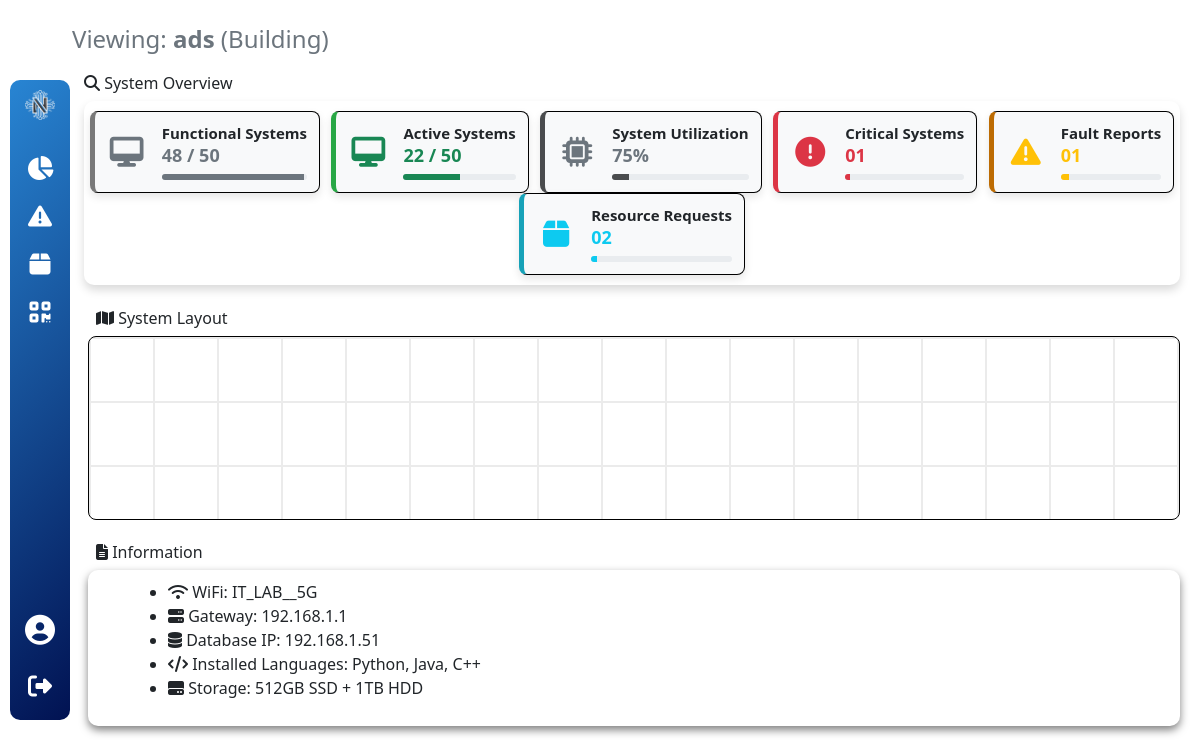
The page /layout/1/ on the database as committed earlier.
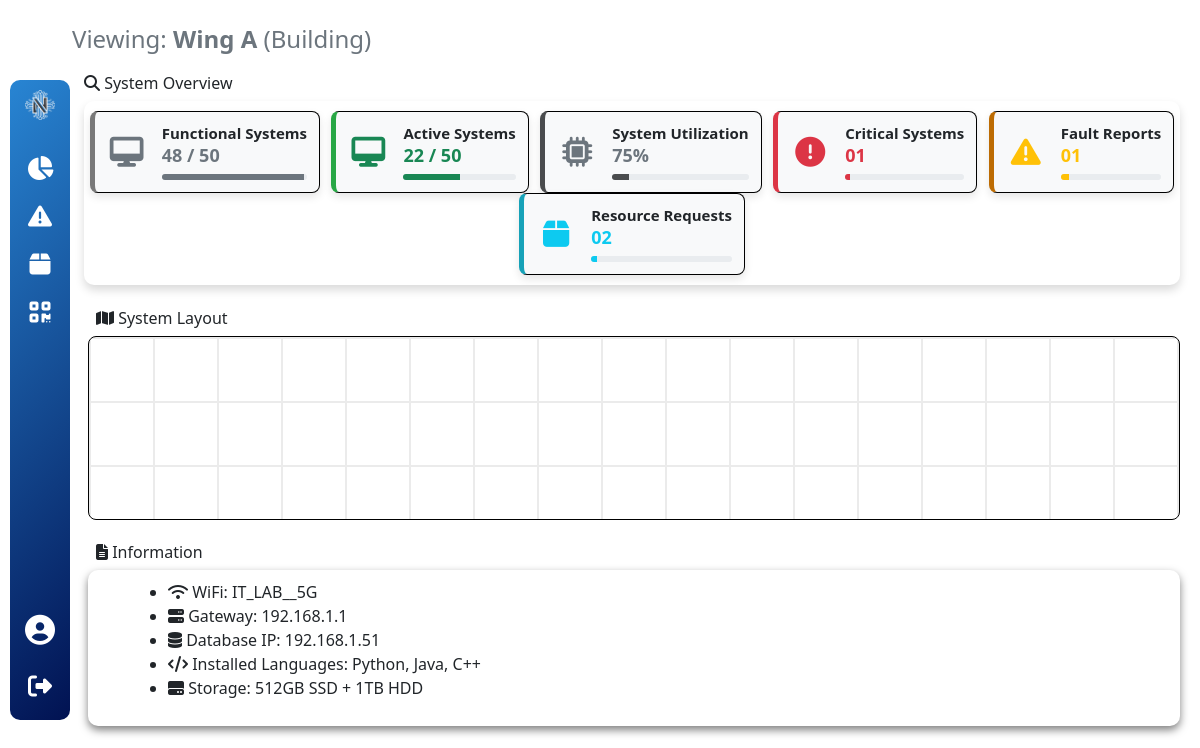
The same page on the database as committed later.
### system_layout/models.py (models this page shows, shortened)
class LayoutItem(models.Model):
    ITEM_TYPES = [
        ('building', 'Building'),
        ('floor', 'Floor'),
        ('room', 'Room'),
        ('computer', 'Computer'),
        ('server', 'Server'),
        ('network_switch', 'Network Switch'),
        ('router', 'Router'),
        ('printer', 'Printer'),
        ('ups', 'UPS'),
        ('rack', 'Server Rack'),
    ]
    name = models.CharField(max_length=100)
    item_type = models.CharField(max_length=20, choices=ITEM_TYPES)
    parent = models.ForeignKey('self', on_delete=models.CASCADE, null=True, blank=True, related_name='children')
    position_x = models.IntegerField(default=0)
    position_y = models.IntegerField(default=0)
    width = models.IntegerField(default=1)
    height = models.IntegerField(default=1)
    created_at = models.DateTimeField(auto_now_add=True)
    updated_at = models.DateTimeField(auto_now=True)
    def get_ancestors(self):
        ancestors = []
        current = self.parent
        while current:
            ancestors.insert(0, current)
            current = current.parent
        return ancestors
    class Meta:
        ordering = ['item_type', 'name']

### system_layout/views.py (the view)
# urls.py: path("", views.layout_view, name="root"),
def layout_view(request, item_id=None):
    if item_id:
        current_item = get_object_or_404(LayoutItem, id=item_id)
        parent = current_item
        breadcrumb = [{'id': ancestor.id, 'name': ancestor.name} for ancestor in parent.get_ancestors()]
    else:
        current_item = None
        parent = None
        breadcrumb = []
    context = {
        'parent': parent,
        'breadcrumb': breadcrumb,
        'parent_id': parent.id if parent else None,
    }
    return render(request, 'system-layout/system-layout.html', context)

### templates/system-layout/system-layout.html (shortened to what this page needs)
{% extends "dashboard/sidebar.html" %}
{% load static %}
{% block head %}
<link rel="stylesheet" href="https://cdnjs.cloudflare.com/ajax/libs/font-awesome/6.4.2/css/all.min.css">
<link href="{% static 'system_layout/css/system-layout.css' %}" rel="stylesheet">
{% endblock head %}
{% block main_content %}
<div class="layout-container ps-5">
    <div class="layout-header ps-4" style="display:block;">
        <h1 class="layout-title">
            {% if parent %}
                <div class="current-view-info">
                    <span>Viewing: <strong>{{ parent.name }}</strong> ({{ parent.get_item_type_display }})</span>
                </div>
            {% else %}
                <div class="current-view-info">
                    <span>Viewing: <strong>System Layout Level</strong></span>
                </div>
            {% endif %}
        </h1>
    </div>
    <div class="row">
        <div class="col-md-12 ps-5 mb-4">
            <h6><i class="fas fa-search"></i> System Overview</h6>
            <div class="overview-section d-flex flex-wrap justify-content-around">
                <div class="overview-card functional">
                    <i class="fas fa-desktop text-secondary"></i>
                    <div class="overview-details">
                        <h5>Functional Systems</h5>
                        <span class="count text-secondary">48 / 50</span>
                        <div class="progress">
                            <div class="progress-bar bg-secondary"></div>
                        </div>
                    </div>
                </div>
                <div class="overview-card active">
                    <i class="fas fa-desktop text-success"></i>
                    <div class="overview-details">
                        <h5>Active Systems</h5>
                        <span class="count text-success">22 / 50</span>
                        <div class="progress">
                            <div class="progress-bar bg-success"></div>
                        </div>
                    </div>
                </div>
                <div class="overview-card utilization">
                    <i class="fas fa-microchip text-secondary"></i>
                    <div class="overview-details">
                        <h5>System Utilization</h5>
                        <span class="count text-secondary">75%</span>
                        <div class="progress">
                            <div class="progress-bar"></div>
                        </div>
                    </div>
                </div>
                <div class="overview-card critical">
                    <i class="fas fa-exclamation-circle text-danger"></i>
                    <div class="overview-details">
                        <h5>Critical Systems</h5>
                        <span class="count text-danger">01</span>
                        <div class="progress">
                            <div class="progress-bar bg-danger"></div>
                        </div>
                    </div>
                </div>
                <div class="overview-card fault">
                    <i class="fas fa-exclamation-triangle text-warning"></i>
                    <div class="overview-details">
                        <h5>Fault Reports</h5>
                        <span class="count text-warning">01</span>
                        <div class="progress">
                            <div class="progress-bar bg-warning"></div>
                        </div>
                    </div>
                </div>
                <div class="overview-card resource">
                    <i class="fas fa-box text-info"></i>
                    <div class="overview-details">
                        <h5>Resource Requests</h5>
                        <span class="count text-info">02</span>
                        <div class="progress">
                            <div class="progress-bar bg-info"></div>
                        </div>
                    </div>
                </div>
            </div>
        </div>
    </div>
    <h6><i class="fas fa-map ps-5"></i> System Layout</h6>
    <div id="layout" class="layout-grid">
    </div>
    <h6><i class="fas fa-file-alt ps-5 mt-4"></i> Information</h6>
    <div class="info-card ps-5">
        <ul>
            <li><i class="fas fa-wifi"></i> WiFi: IT_LAB__5G</li>
            <li><i class="fas fa-server"></i> Gateway: 192.168.1.1</li>
            <li><i class="fas fa-database"></i> Database IP: 192.168.1.51</li>
            <li><i class="fas fa-code"></i> Installed Languages: Python, Java, C++</li>
            <li><i class="fas fa-hdd"></i> Storage: 512GB SSD + 1TB HDD</li>
          </ul>
    </div>
</div>
{% endblock main_content %}

### templates/dashboard/sidebar.html (shortened to what this page needs)
{% load static %}
<!DOCTYPE html>
<html lang="en">
<head>
    <link href="https://cdn.jsdelivr.net/npm/bootstrap@5.3.0/dist/css/bootstrap.min.css" rel="stylesheet">
    <link rel="stylesheet" href="https://cdnjs.cloudflare.com/ajax/libs/font-awesome/6.0.0/css/all.min.css">
    <link href="{% static 'dashboard/css/sidebar.css' %}" rel="stylesheet">
    {% block head %}{% endblock head %}
</head>
<body>
    <nav class="sidebar d-flex flex-column">
        <div class="logo-container mb-4">
            <img src="{% static 'login_manager/images/white-logo.png' %}" alt="Small Logo" class="logo-small">
        </div>
        <a href="/dashboard"><i class="fas fa-chart-pie"></i><span class="d-none d-md-inline"> Dashboard</span></a>
        <a href="#"><i class="fas fa-exclamation-triangle"></i><span class="d-none d-md-inline"> Fault Reports</span></a>
        <a href="#"><i class="fas fa-box"></i><span class="d-none d-md-inline"> Resource Requests</span></a>
        <a href="#"><i class="fas fa-qrcode"></i><span class="d-none d-md-inline"> Scan System QR</span></a>
        <a class="user-profile mt-auto">
            <div class="pfp-container">
                <i class="fas fa-user-circle user-icon"></i>
            </div>
        </a>
        <a href="/login"><i class="fas fa-sign-out-alt"></i><span class="d-none d-md-inline"> Logout</span></a>
    </nav>
    <div class="main">
        {% block main_content %}{% endblock main_content %}
    </div>
</body>
</html>

### static/dashboard/css/sidebar.css (style rules this page uses)
.sidebar { width: 60px; background: linear-gradient(-45deg, #011252, #2885d3); position: fixed; top: 80px; bottom: 80px; left: 10px; border-radius: 10px; transition: width 0.3s; overflow: hidden; white-space: nowrap; z-index: 1000; display: flex; flex-direction: column; align-items: center; padding: 10px 0; }
.sidebar a { display: flex; align-items: center; color: white; padding: 12px; text-decoration: none; transition: background 0.3s; width: 100%; justify-content: center; }
.sidebar i { margin-right: 0; transition: margin-right 0.3s; font-size: 24px; }
.logo-container { text-align: center; margin-bottom: 15px; width: 100%; }
.logo-small { height: 30px; display: block; margin: 0 auto; transition: opacity 0.3s; }
.user-profile { display: flex; align-items: center; color: white; width: 100%; justify-content: flex-start; padding-left: 10px; }
.pfp-container { width: 40px; height: 40px; display: flex; align-items: center; justify-content: center; }
.pfp-container i { font-size: 30px; }
.user-icon { display: none; color: white; margin-left: 10px; }

### static/system_layout/css/system-layout.css (style rules this page uses)
.layout-container { padding: 20px; max-width: 1800px; margin: 0 auto; }
.layout-header { display: flex; flex-direction: column; gap: 15px; margin-bottom: 20px; }
.layout-title { font-size: 1.8rem; margin-bottom: 0.5rem; }
.current-view-info { font-size: 1.5rem; color: #6c757d; margin-top: 5px; }
.overview-card { display: flex; align-items: center; justify-content: center; background: white; padding: 15px; border-radius: 10px; transition: transform 0.3s ease, box-shadow 0.3s ease; cursor: pointer; border-left: 5px solid transparent; box-shadow: 0 4px 8px rgba(0, 0, 0, 0.1); }
.overview-card i { font-size: 30px; margin-right: 15px; min-width: 40px; text-align: center; }
.overview-details { display: flex; flex-direction: column; }
.overview-details h5 { margin: 0; font-size: 15px; font-weight: 600; }
.count { font-size: 18px; font-weight: bold; }
.progress { height: 6px; border-radius: 5px; background: #e9ecef; margin-top: 5px; overflow: hidden; }
.progress-bar { height: 100%; }
.functional { border: 1px solid black; border-left: 5px solid #797979; }
.functional .progress-bar { background-color: #797979; width: 98%; }
.active { border: 1px solid black; border-left: 5px solid #28a745; }
.active .progress-bar { background-color: #28a745; width: 50%; }
.critical { border: 1px solid black; border-left: 5px solid #dc3545; }
.critical .progress-bar { background-color: #dc3545; width: 4%; }
.fault { border: 1px solid black; border-left: 5px solid #bd6c03; }
.fault .progress-bar { background-color: #bd6c03; width: 8%; }
.resource { border: 1px solid black; border-left: 5px solid #17a2b8; }
.resource .progress-bar { background-color: #17a2b8; width: 4%; }
.utilization { border: 1px solid black; border-left: 5px solid #4a4c4e; }
.utilization .progress-bar { background-color: #4a4c4e; width: 12%; }
.overview-card { display: flex; align-items: center; background: #f8f9fa; padding: 12px; border-radius: 8px; transition: transform 0.3s ease, box-shadow 0.3s ease; cursor: pointer; }
.overview-section { padding: 10px 0px; background-color: white; box-shadow: 0 5px 10px rgba(0, 0, 0, 0.15); border-radius: 10px; }
.layout-grid { background-color: white; background-image: linear-gradient(#ebebeb 0.1em, transparent 0.1em), linear-gradient(90deg, #ebebeb 0.1em, transparent 0.1em); background-size: 4em 4em; min-height: 23vh; display: grid; margin-left: 40px; grid-template-columns: repeat(12, 1fr); grid-auto-rows: 100px; gap: 15px; padding: 24px; border-radius: 8px; border: 1px solid black; position: relative; overflow: auto; }
.info-card { margin-left: 40px; border-radius: 10px; box-shadow: 0 4px 8px rgba(0, 0, 0, 0.5); padding: 10px 0px; }

Rows that differ between the two databases and show on the page:
changed LayoutItem "Building": name "ads" → "Wing A"
